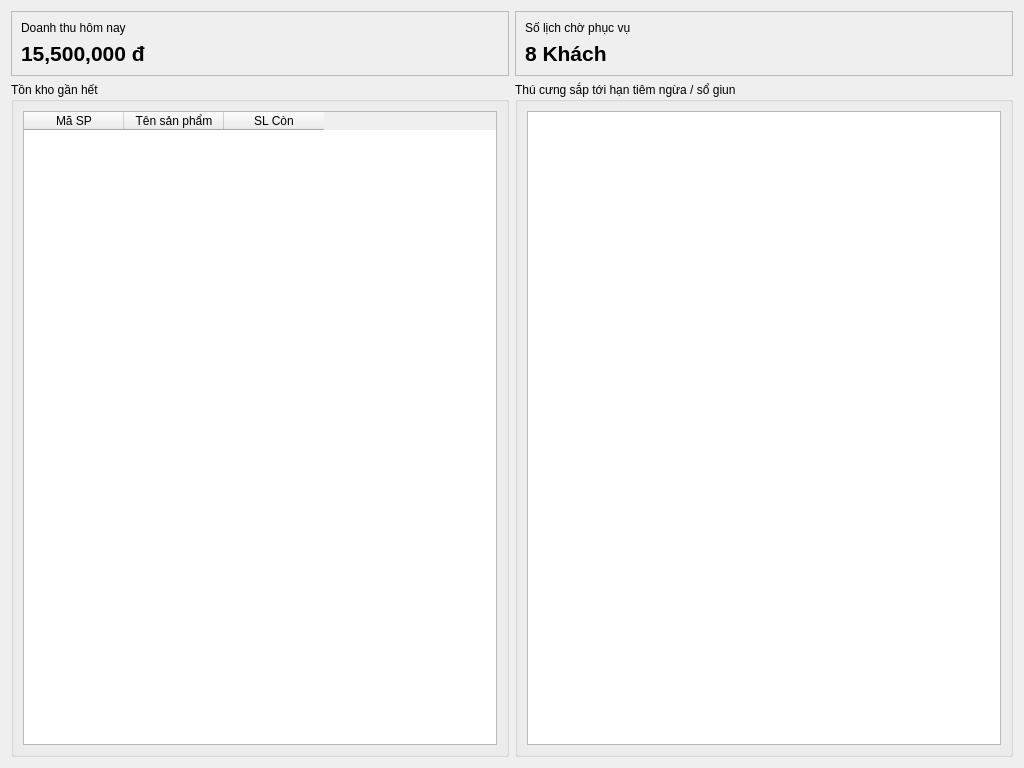
<?xml version="1.0" encoding="UTF-8"?>
<ui version="4.0">
 <class>Dashboard</class>
 <widget class="QWidget" name="Dashboard">
  <property name="geometry">
   <rect>
    <x>0</x>
    <y>0</y>
    <width>1024</width>
    <height>768</height>
   </rect>
  </property>
  <property name="windowTitle">
   <string>Dashboard - Tổng quan</string>
  </property>
  <layout class="QVBoxLayout" name="verticalLayout">
   <item>
    <layout class="QHBoxLayout" name="kpiLayout">
     <item>
      <widget class="QFrame" name="frameRevenue">
       <property name="frameShape"><enum>QFrame::StyledPanel</enum></property>
       <layout class="QVBoxLayout">
        <item><widget class="QLabel" name="lblRevTitle"><property name="text"><string>Doanh thu hôm nay</string></property></widget></item>
        <item><widget class="QLabel" name="lblRevValue"><property name="text"><string>15,500,000 đ</string></property><property name="font"><font><pointsize>16</pointsize><weight>75</weight><bold>true</bold></font></property></widget></item>
       </layout>
      </widget>
     </item>
     <item>
      <widget class="QFrame" name="frameWaiting">
       <property name="frameShape"><enum>QFrame::StyledPanel</enum></property>
       <layout class="QVBoxLayout">
        <item><widget class="QLabel" name="lblWaitTitle"><property name="text"><string>Số lịch chờ phục vụ</string></property></widget></item>
        <item><widget class="QLabel" name="lblWaitValue"><property name="text"><string>8 Khách</string></property><property name="font"><font><pointsize>16</pointsize><weight>75</weight><bold>true</bold></font></property></widget></item>
       </layout>
      </widget>
     </item>
    </layout>
   </item>
   <item>
    <layout class="QHBoxLayout" name="listsLayout">
     <item>
      <widget class="QGroupBox" name="groupLowStock">
       <property name="title"><string>Tồn kho gần hết</string></property>
       <layout class="QVBoxLayout">
        <item><widget class="QTableWidget" name="tableLowStock">
         <column><property name="text"><string>Mã SP</string></property></column>
         <column><property name="text"><string>Tên sản phẩm</string></property></column>
         <column><property name="text"><string>SL Còn</string></property></column>
        </widget></item>
       </layout>
      </widget>
     </item>
     <item>
      <widget class="QGroupBox" name="groupVaccine">
       <property name="title"><string>Thú cưng sắp tới hạn tiêm ngừa / sổ giun</string></property>
       <layout class="QVBoxLayout">
        <item><widget class="QListWidget" name="listVaccine"/></item>
       </layout>
      </widget>
     </item>
    </layout>
   </item>
  </layout>
 </widget>
 <resources/>
 <connections/>
</ui>
